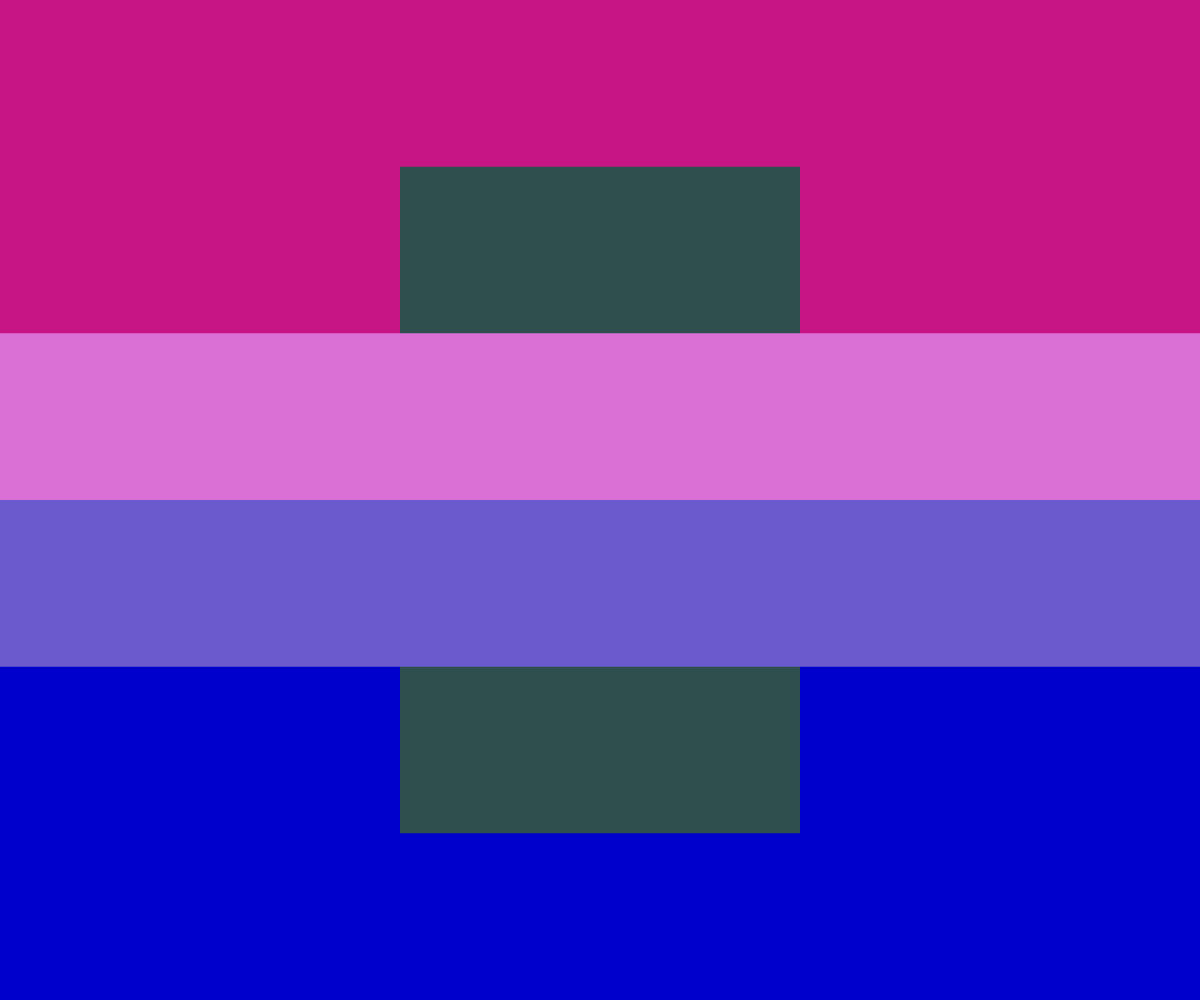
Frame 1 (no input)
Frame 60 (no input): identical to frame 1, image omitted
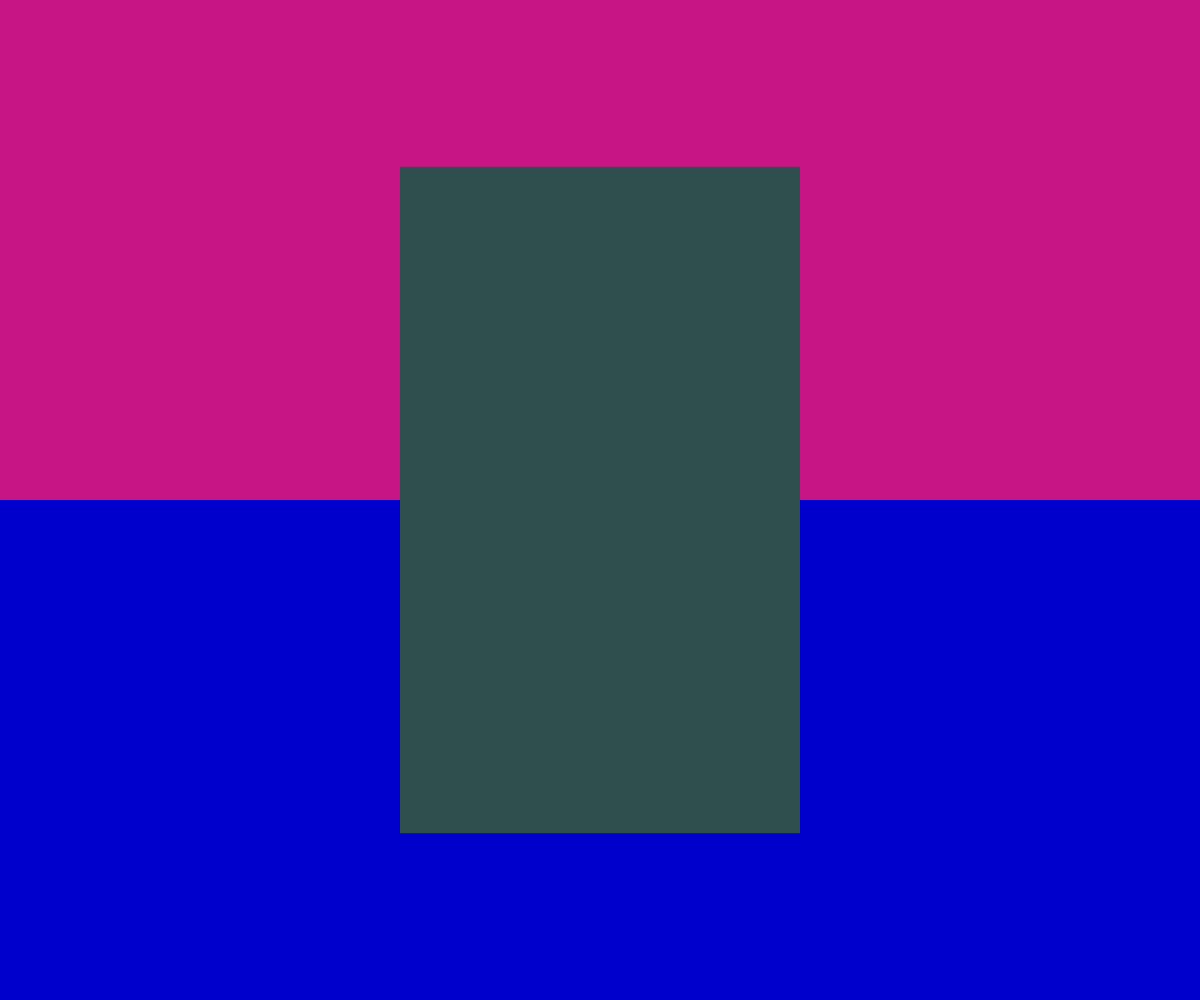
Frame 120 (the mouse pressed at the canvas centre since frame 60)

The p5.js sketch that drew these frames (run headless with seeded random() and noise() and a simulated clock; from frame 60 on, the mouse is pressed at the canvas centre):

// p5.js sketch
// ── sketch.js

let clrs = [
'#C71585', //top 0
'#DA70D6', //middle top 1
'#2F4F4F', //middle strip 2
'#6A5ACD', //middle bottom 3
'#0000CD' //bottom 4
]


function setup() {
  createCanvas(windowWidth, windowHeight);
  noStroke();
}

function draw() {
 background(220);
 canvasRect(clrs[4], height/2, height/2, false);
 canvasRect(clrs[0], height/2, 0, false);
 fill(clrs[2]); 
 rect(width * 1/3, height * 1/6, width * 1/3, height * 2/3); 
 canvasRect(clrs[1], height/6, height/3, true);
 canvasRect(clrs[3], height/6, height/2, true);


}

function canvasRect(clr, hgt, y_offset, clickable) {
	fill(clr);
	if((clickable == true) && (mouseIsPressed == false)){
		rect(0, y_offset, width, hgt);
	} 
	if(clickable == false){
		rect(0, y_offset, width, hgt);
	}
}
